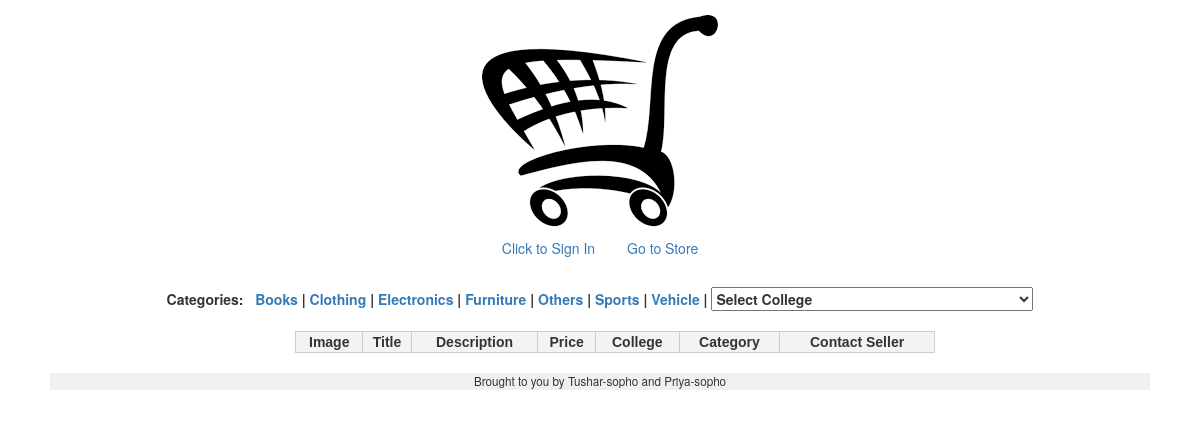
The page /store.php?q=5 on the database as committed earlier.
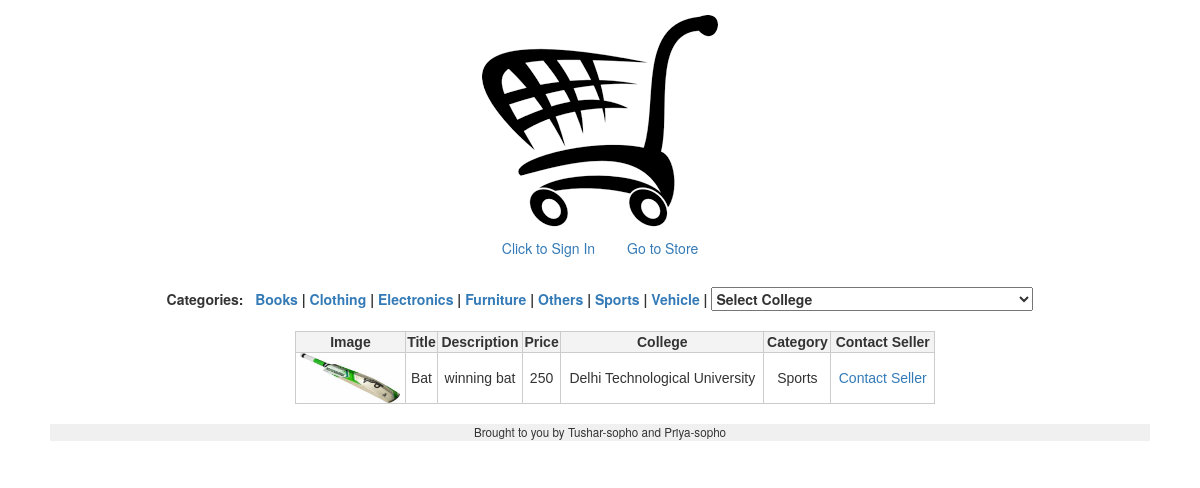
The same page on the database as committed later.
### tables this page shows
CREATE TABLE IF NOT EXISTS `Category` (
  `Ca_id` int(11) NOT NULL AUTO_INCREMENT,
  `Cname` varchar(20) NOT NULL,
  PRIMARY KEY (`Ca_id`),
  UNIQUE KEY `Cname` (`Cname`)
);

CREATE TABLE IF NOT EXISTS `Item` (
  `I_id` int(11) NOT NULL AUTO_INCREMENT,
  `Title` varchar(50) NOT NULL,
  `Description` varchar(200) NOT NULL,
  `Uid` int(11) NOT NULL,
  `Ca_id` int(11) NOT NULL,
  `Contact` varchar(150) NOT NULL,
  `Price` mediumint(9) NOT NULL COMMENT 'If price =0 => for donation',
  `Image` varchar(100) NOT NULL,
  PRIMARY KEY (`I_id`)
);

CREATE TABLE IF NOT EXISTS `College` (
  `Cid` varchar(10) NOT NULL,
  `Name` varchar(50) NOT NULL,
  PRIMARY KEY (`Cid`)
);

### views/store.php (the view, shortened to what this page needs)
 <b>
 Categories: &nbsp;
  <?php
    $record = mysql_query("SELECT * FROM Category");
    while($r=mysql_fetch_assoc($record))
    {
    $name = $r["Cname"];
    $cid = $r["Ca_id"];
    echo "<a href= 'store.php?q=$cid' name='Category'>".$name."</a> | ";
    }
  ?>
  <form action="store.php" style="display:inline;">
 <select onchange="this.form.submit(); "  name="q2" value="<?= $cid ?>">
  <option value="0"Selected disabled>Select College</option>
  </select></b></form><br><br>
  <div class="container">
    <table style="margin-left:auto; margin-right:auto; color: #333; font-family: Helvetica, Arial, sans-serif; width: 640px; border-collapse:collapse; border-spacing: 0;" >
            <tr>
                <th style="border: 1px solid #CCC; background: #F3F3F3; font-weight: bold; text-align:center;">Image</th>
                <th style="border: 1px solid #CCC; background: #F3F3F3; font-weight: bold; text-align:center;">Title</th>
                <th style="border: 1px solid #CCC; background: #F3F3F3; font-weight: bold; text-align:center;">Description</th>
                <th style="border: 1px solid #CCC; background: #F3F3F3; font-weight: bold; text-align:center;">Price</th>
                <th style="border: 1px solid #CCC; background: #F3F3F3; font-weight: bold; text-align:center;">College</th>
                <th style="border: 1px solid #CCC; background: #F3F3F3; font-weight: bold; text-align:center;">Category</th>
                <th style="border: 1px solid #CCC; background: #F3F3F3; font-weight: bold; text-align:center;">Contact Seller</th>
            </tr>
            <?php while ($r = mysql_fetch_assoc($rows)): ?>
              <?php
                  $uid = $r["Uid"];
                  $ca_id = $r["Ca_id"];
                  $id = $r["I_id"];
                  $query1="Select Name FROM College where Cid = ( SELECT Cid from Account where UID = '$uid')";
                  $query2= "Select Cname FROM Category where Ca_id = $ca_id";
                  ?>
                   <tr>
                    <td style="border: 1px solid #CCC;"><?= "<img src=\"".$r["Image"]."\" width=100px height=50px >" ?> </td>
                    <td style="border: 1px solid #CCC;"><?= $r["Title"] ?></td>
                    <td style="border: 1px solid #CCC;"><?= $r["Description"] ?></td>
                    <td style="border: 1px solid #CCC;"><?= $r["Price"] ?></td>
                    <td style="border: 1px solid #CCC;"><?php $name = mysql_query($query1);
                      $clg= mysql_fetch_assoc($name);
                      echo $clg["Name"];
                      ?></td>
                    <td style="border: 1px solid #CCC;"><?php $name = mysql_query($query2);
                      $ctg= mysql_fetch_assoc($name);
                      echo $ctg["Cname"];
                      ?></td>
                    <td style="border: 1px solid #CCC;"><?= "<a href='seller.php?id=$id'>Contact Seller</a>" ?></td>
                </tr>
            <?php endwhile ?>
    </table>
</div>

### html/store.php (shortened to what this page needs)
<?php
  if(isset($_GET['q']))
  {
    $ca_id = $_GET['q'];
    $row = mysql_query("SELECT * FROM Item where Ca_id = $ca_id") or die(mysql_error());
    render("store.php",["tilte" => "store", "rows"=> $row]);
   }
?>

### includes/helpers.php (shortened to what this page needs)
<?php
    function render($view, $values = [])
    {
        if (file_exists("../views/{$view}"))
        {
            extract($values);
            require("../views/header.php");
            require("../views/{$view}");
            require("../views/footer.php");
            exit;
        }
        else
        {
            trigger_error("Invalid view: {$view}", E_USER_ERROR);
        }
    }
?>

### views/header.php (shortened to what this page needs)
<!DOCTYPE html>
<html>
    <head>
        <link href="/css/bootstrap.min.css" rel="stylesheet"/>
        <link href="/css/styles.css" rel="stylesheet"/>
    </head>
    <body>
        <div class="container">
            <div id="top">
                <div>
                    <a href="/"><img alt="College Cart" src="/img/logo.png"/></a>
                </div>
                <?php if (!empty($_SESSION["id"])): ?>
                    <ul class="nav nav-pills">
                        <li><a href="postAd.php">Sell Item</a></li>
                        <li><a href="store.php">Go to Store</a></li>
                        <li><a href="logout.php"><strong>Log Out</strong></a></li>
                    </ul>
                <?php else: ?>
                    <ul class="nav nav-pills">
                        <li><a href="login.php">Click to Sign In</a></li>
                        <li><a href="store.php">Go to Store</a></li>
                    </ul>
                <?php endif ?>
            </div>
            <div id="middle">

### views/footer.php
</div>
            <div id="bottom">
                Brought to you by Tushar-sopho and Priya-sopho
            </div>
        </div>
    </body>
</html>

### html/css/styles.css (style rules this page uses)
.container { margin-left: auto; margin-right: auto; text-align: center; }
#top { margin-bottom: 15px; margin-top: 15px; }
#top .nav { display: inline-block; }
#bottom { font-size: smaller; background-color: #f0f0f0; margin: 20px; }

Rows that differ between the two databases and show on the page:
added item: Image (picture), Title "Bat", Description "winning bat", Price "250", college.Name "Delhi Technological University", Ca.Cname "Sports"
